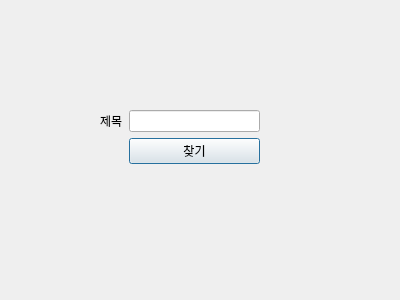
<?xml version="1.0" encoding="UTF-8"?>
<ui version="4.0">
 <class>SearchDialog</class>
 <widget class="QDialog" name="SearchDialog">
  <property name="geometry">
   <rect>
    <x>0</x>
    <y>0</y>
    <width>400</width>
    <height>300</height>
   </rect>
  </property>
  <property name="windowTitle">
   <string>Dialog</string>
  </property>
  <widget class="QWidget" name="formLayoutWidget">
   <property name="geometry">
    <rect>
     <x>100</x>
     <y>110</y>
     <width>160</width>
     <height>80</height>
    </rect>
   </property>
   <layout class="QFormLayout" name="formLayout">
    <item row="0" column="0">
     <widget class="QLabel" name="labeltitle">
      <property name="text">
       <string>제목</string>
      </property>
     </widget>
    </item>
    <item row="0" column="1">
     <widget class="QLineEdit" name="lineEditTitle"/>
    </item>
    <item row="1" column="1">
     <widget class="QPushButton" name="pushButtonSubmit">
      <property name="enabled">
       <bool>true</bool>
      </property>
      <property name="text">
       <string>찾기</string>
      </property>
     </widget>
    </item>
   </layout>
  </widget>
 </widget>
 <resources/>
 <connections/>
</ui>
